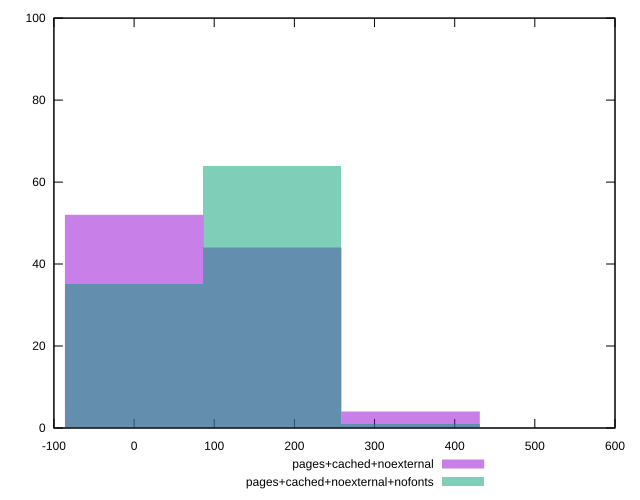

gnuplot code for this plot:
reset
set terminal svg size 640, 500 enhanced background rgb 'white'
set output "reprap/uses-http2/comparison/histogram/5_vs_6.svg"

$pagesCachedNoexternal <<EOF
172.48143139232897 44
0 52
344.96286278465794 4
EOF

$pagesCachedNoexternalNofonts <<EOF
172.48143139232897 64
0 35
344.96286278465794 1
EOF

set key outside below
set boxwidth 172.48143139232897
set yrange [0:100]
set style fill transparent solid 0.5 noborder

plot \
  $pagesCachedNoexternal title "pages+cached+noexternal" with boxes, \
  $pagesCachedNoexternalNofonts title "pages+cached+noexternal+nofonts" with boxes, \


reset
